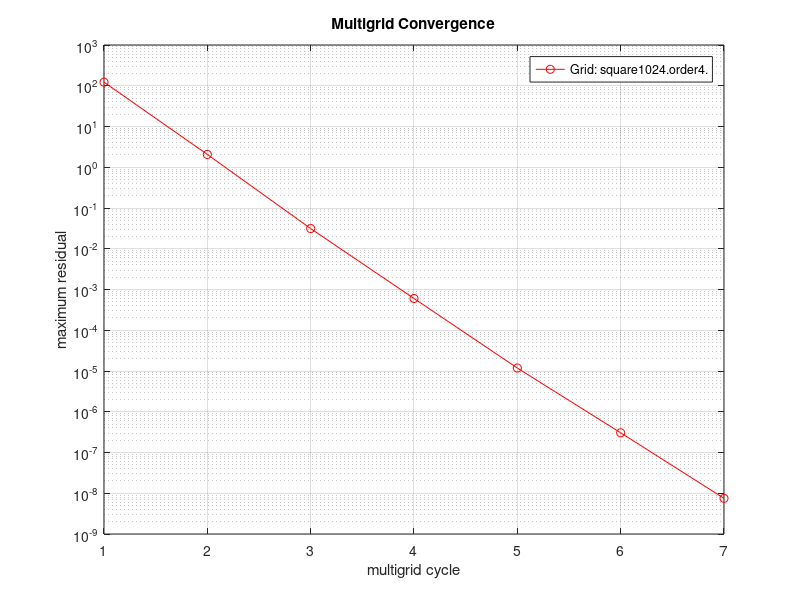

The MATLAB script that drew this image:
t=[1 2 3 4 5 6 7 ];
defect=[1.225e+02 2.062e+00 3.128e-02 6.018e-04 1.183e-05 3.044e-07 7.504e-09 ];
clf
set(gca,'FontSize',16);
plot(t,defect,'r-o');
title('Multigrid Convergence');
ylabel('maximum residual');
xlabel('multigrid cycle');
set(gca,'YScale','log');
grid on
legend('Grid: square1024.order4.','BC: DDDD.','Fourth-order accurate.','1.1e+06 points. 5 levels.','ave CR=0.018, ECR=0.45');
% pause
% print -deps2 residual.eps


